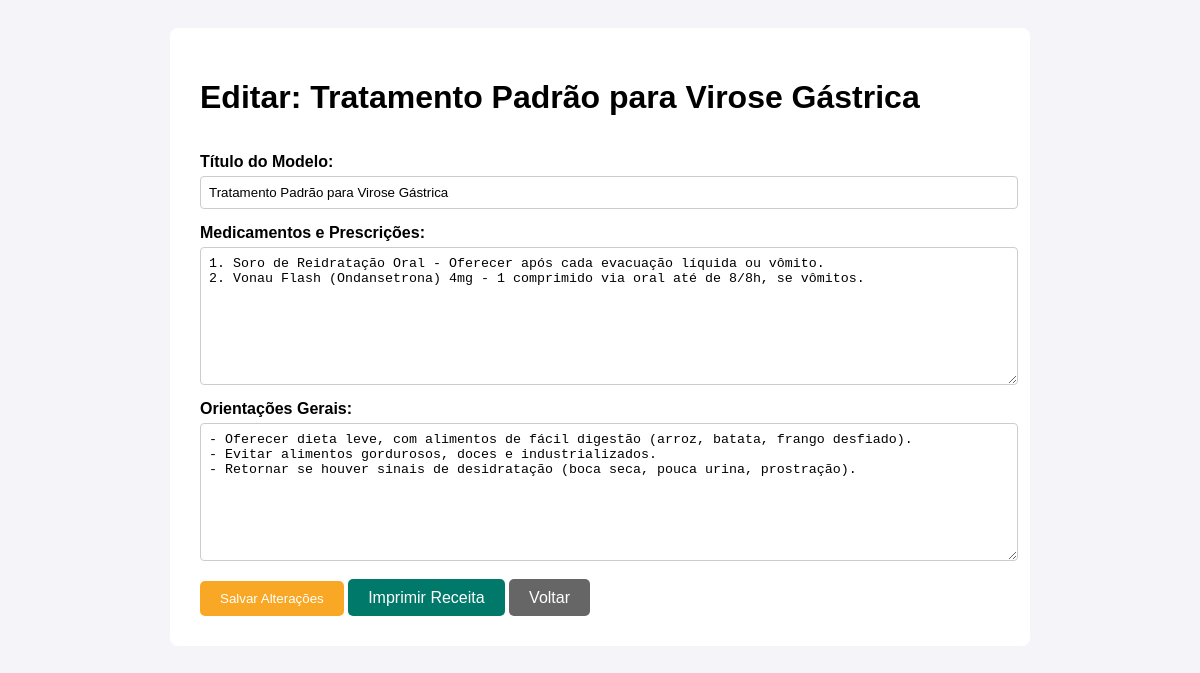
/aplicacao/receitas/2/ (signed in), run on an earlier commit of the app's database.
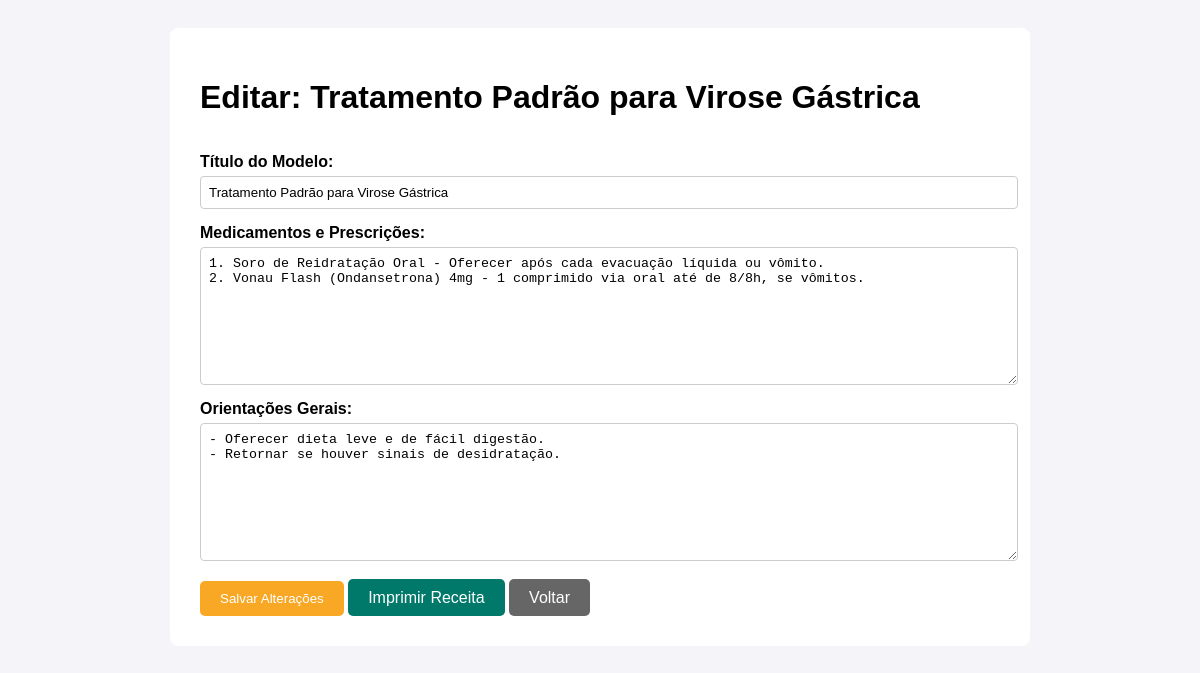
And on a later commit of the database.
### aplicacao/models.py (models this page shows, shortened)
class ReceitaTemplate(models.Model):
    cid = models.ForeignKey(CID, on_delete=models.CASCADE, related_name="templates")
    titulo = models.CharField(max_length=200, help_text="Ex: Tratamento para Virose Comum")
    medicamentos = models.TextField(help_text="Liste os medicamentos e suas dosagens. Ex: Dipirona 500mg - 1 comp a cada 6h por 3 dias.")
    orientacoes_gerais = models.TextField(help_text="Ex: Manter repouso, beber bastante líquido.")

### aplicacao/views.py (the view, shortened to what this page needs)
# urls.py: path('receitas/<int:template_id>/', views.detalhe_receita, name='detalhe_receita'),
@login_required
def detalhe_receita(request, template_id):
    template = get_object_or_404(ReceitaTemplate, id=template_id)
    return render(request, 'aplicacao/detalhe_receita.html', {'template': template})

### templates/aplicacao/detalhe_receita.html (shortened to what this page needs)
<!DOCTYPE html>
<html lang="pt-br">
<head>
</head>
<body>
    <div class="container">
        <h1>Editar: {{ template.titulo }}</h1>
        <form method="POST">
            <label for="titulo">Título do Modelo:</label>
            <input type="text" name="titulo" value="{{ template.titulo }}" required>
            <label for="medicamentos">Medicamentos e Prescrições:</label>
            <textarea name="medicamentos">{{ template.medicamentos }}</textarea>
            <label for="orientacoes_gerais">Orientações Gerais:</label>
            <textarea name="orientacoes_gerais">{{ template.orientacoes_gerais }}</textarea>
            <div class="actions">
                <button type="submit" class="btn btn-salvar">Salvar Alterações</button>
                <a href="{% url 'imprimir_receita' template.id %}" class="btn btn-imprimir">Imprimir Receita</a>
                <a href="{% url 'acessar_receitas' %}" class="btn btn-voltar">Voltar</a>
            </div>
        </form>
    </div>
</body>
</html>

What changed in the data, as far as the page shows it:
changed ReceitaTemplate "Tratamento Padrão para Virose Gástrica": orientacoes_gerais "- Oferecer dieta leve, com alimentos de fácil digestão (arroz, batata, frango desfiado). - Evitar alimentos gordurosos, doces e industrializados. - Retornar se houver sinais de desidratação (boca seca, pouca urina, prostração)." → "- Oferecer dieta leve e de fácil digestão. - Retornar se houver sinais de desidratação."
